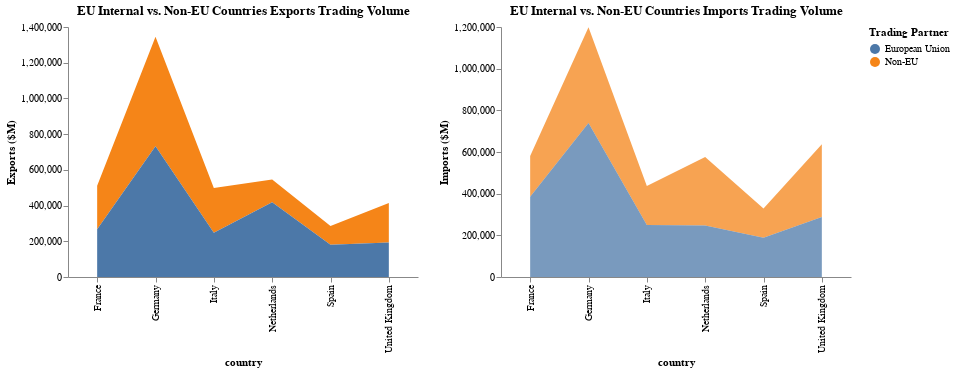

This figure's notebook cell:
### Code cell
my_altair.get_eu_section_1()

### Figure 1 — Vega-Lite specification as saved in the notebook (floating-point values rounded to 4 significant figures)
{"config": {"view": {"continuousWidth": 400, "continuousHeight": 300, "strokeWidth": 0}, "axis": {"grid": false}}, "hconcat": [{"mark": {"type": "area", "opacity": 1}, "encoding": {"color": {"field": "Trading Partner", "type": "nominal"}, "order": {"field": "Trading Partner", "sort": "ascending", "type": "nominal"}, "tooltip": {"field": "Exports ($M)", "format": "$,.0f", "type": "quantitative"}, "x": {"field": "country", "type": "nominal"}, "y": {"field": "Exports ($M)", "type": "quantitative"}}, "height": 250, "resolve": {"scale": {"y": "independent"}}, "selection": {"Year": {"type": "single", "bind": {"input": "range", "max": 2020, "min": 2014, "step": 1}, "fields": ["year"], "init": {"year": 2020}}}, "title": "EU Internal vs. Non-EU Countries Exports Trading Volume", "transform": [{"filter": {"selection": "Year"}}], "width": 350}, {"mark": {"type": "area", "opacity": 0.75}, "encoding": {"color": {"field": "Trading Partner", "type": "nominal"}, "order": {"field": "Trading Partner", "sort": "ascending", "type": "nominal"}, "tooltip": {"field": "Imports ($M)", "format": "$,.0f", "type": "quantitative"}, "x": {"field": "country", "type": "nominal"}, "y": {"field": "Imports ($M)", "type": "quantitative"}}, "height": 250, "resolve": {"scale": {"y": "independent"}}, "selection": {"Year": {"type": "single", "bind": {"input": "range", "max": 2020, "min": 2014, "step": 1}, "fields": ["year"], "init": {"year": 2020}}}, "title": "EU Internal vs. Non-EU Countries Imports Trading Volume", "transform": [{"filter": {"selection": "Year"}}], "width": 350}], "data": {"name": "data-3bafc5e486d8c52fbcc9be5fa9fa1fbf"}, "$schema": "https://vega.github.io/schema/vega-lite/v4.17.0.json", "datasets": {"data-3bafc5e486d8c52fbcc9be5fa9fa1fbf": [{"index": 0, "country": "France", "year": 2014, "Total Trade ($M)": 506000.0, "Exports ($M)": 271700.0, "Imports ($M)": 234300.0, "Trading Partner": "Non-EU"}, {"index": 33, "country": "Spain", "year": 2019, "Total Trade ($M)": 280200.0, "Exports ($M)": 113600.0, "Imports ($M)": 166600.0, "Trading Partner": "Non-EU"}, {"index": 24, "country": "Netherlands", "year": 2017, "Total Trade ($M)": 436300.0, "Exports ($M)": 121000.0, "Imports ($M)": 315400.0, "Trading Partner": "Non-EU"}, {"index": 25, "country": "Netherlands", "year": 2018, "Total Trade ($M)": 495400.0, "Exports ($M)": 138700.0, "Imports ($M)": 356800.0, "Trading Partner": "Non-EU"}, {"index": 26, "country": "Netherlands", "year": 2019, "Total Trade ($M)": 489600.0, "Exports ($M)": 135900.0, "Imports ($M)": 353700.0, "Trading Partner": "Non-EU"}, {"index": 27, "country": "Netherlands", "year": 2020, "Total Trade ($M)": 456000.0, "Exports ($M)": 126900.0, "Imports ($M)": 329000.0, "Trading Partner": "Non-EU"}, {"index": 28, "country": "Spain", "year": 2014, "Total Trade ($M)": 276300.0, "Exports ($M)": 114300.0, "Imports ($M)": 162100.0, "Trading Partner": "Non-EU"}, {"index": 29, "country": "Spain", "year": 2015, "Total Trade ($M)": 233900.0, "Exports ($M)": 102000.0, "Imports ($M)": 131900.0, "Trading Partner": "Non-EU"}, {"index": 30, "country": "Spain", "year": 2016, "Total Trade ($M)": 229200.0, "Exports ($M)": 100600.0, "Imports ($M)": 128700.0, "Trading Partner": "Non-EU"}, {"index": 32, "country": "Spain", "year": 2018, "Total Trade ($M)": 290700.0, "Exports ($M)": 117100.0, "Imports ($M)": 173600.0, "Trading Partner": "Non-EU"}, {"index": 34, "country": "Spain", "year": 2020, "Total Trade ($M)": 245500.0, "Exports ($M)": 105100.0, "Imports ($M)": 140400.0, "Trading Partner": "Non-EU"}, {"index": 22, "country": "Netherlands", "year": 2015, "Total Trade ($M)": 396300.0, "Exports ($M)": 112200.0, "Imports ($M)": 284200.0, "Trading Partner": "Non-EU"}, {"index": 35, "country": "United Kingdom", "year": 2014, "Total Trade ($M)": 604800.0, "Exports ($M)": 272500.0, "Imports ($M)": 332300.0, "Trading Partner": "Non-EU"}, {"index": 36, "country": "United Kingdom", "year": 2015, "Total Trade ($M)": 558900.0, "Exports ($M)": 252500.0, "Imports ($M)": 306400.0, "Trading Partner": "Non-EU"}, {"index": 37, "country": "United Kingdom", "year": 2016, "Total Trade ($M)": 552100.0, "Exports ($M)": 221300.0, "Imports ($M)": 330800.0, "Trading Partner": "Non-EU"}, {"index": 38, "country": "United Kingdom", "year": 2017, "Total Trade ($M)": 564400.0, "Exports ($M)": 239000.0, "Imports ($M)": 325500.0, "Trading Partner": "Non-EU"}, {"index": 39, "country": "United Kingdom", "year": 2018, "Total Trade ($M)": 609700.0, "Exports ($M)": 276300.0, "Imports ($M)": 333400.0, "Trading Partner": "Non-EU"}, {"index": 40, "country": "United Kingdom", "year": 2019, "Total Trade ($M)": 622900.0, "Exports ($M)": 258600.0, "Imports ($M)": 364300.0, "Trading Partner": "Non-EU"}, {"index": 41, "country": "United Kingdom", "year": 2020, "Total Trade ($M)": 569800.0, "Exports ($M)": 221100.0, "Imports ($M)": 348600.0, "Trading Partner": "Non-EU"}, {"index": 1, "country": "France", "year": 2015, "Total Trade ($M)": 440100.0, "Exports ($M)": 246300.0, "Imports ($M)": 193800.0, "Trading Partner": "Non-EU"}, {"index": 23, "country": "Netherlands", "year": 2016, "Total Trade ($M)": 379000.0, "Exports ($M)": 107800.0, "Imports ($M)": 271300.0, "Trading Partner": "Non-EU"}, {"index": 31, "country": "Spain", "year": 2017, "Total Trade ($M)": 263600.0, "Exports ($M)": 111200.0, "Imports ($M)": 152400.0, "Trading Partner": "Non-EU"}, {"index": 21, "country": "Netherlands", "year": 2014, "Total Trade ($M)": 460600.0, "Exports ($M)": 133400.0, "Imports ($M)": 327200.0, "Trading Partner": "Non-EU"}, {"index": 11, "country": "Germany", "year": 2018, "Total Trade ($M)": 1179000.0, "Exports ($M)": 682300.0, "Imports ($M)": 497000.0, "Trading Partner": "Non-EU"}, {"index": 20, "country": "Italy", "year": 2020, "Total Trade ($M)": 439200.0, "Exports ($M)": 251300.0, "Imports ($M)": 188000.0, "Trading Partner": "Non-EU"}, {"index": 3, "country": "France", "year": 2017, "Total Trade ($M)": 476600.0, "Exports ($M)": 268800.0, "Imports ($M)": 207800.0, "Trading Partner": "Non-EU"}, {"index": 4, "country": "France", "year": 2018, "Total Trade ($M)": 521600.0, "Exports ($M)": 286800.0, "Imports ($M)": 234800.0, "Trading Partner": "Non-EU"}, {"index": 5, "country": "France", "year": 2019, "Total Trade ($M)": 524200.0, "Exports ($M)": 292800.0, "Imports ($M)": 231500.0, "Trading Partner": "Non-EU"}, {"index": 6, "country": "France", "year": 2020, "Total Trade ($M)": 438700.0, "Exports ($M)": 242800.0, "Imports ($M)": 196000.0, "Trading Partner": "Non-EU"}, {"index": 7, "country": "Germany", "year": 2014, "Total Trade ($M)": 1152000.0, "Exports ($M)": 683500.0, "Imports ($M)": 468200.0, "Trading Partner": "Non-EU"}, {"index": 8, "country": "Germany", "year": 2015, "Total Trade ($M)": 1021000.0, "Exports ($M)": 611500.0, "Imports ($M)": 409700.0, "Trading Partner": "Non-EU"}, {"index": 9, "country": "Germany", "year": 2016, "Total Trade ($M)": 1000000.0, "Exports ($M)": 592700.0, "Imports ($M)": 407300.0, "Trading Partner": "Non-EU"}, {"index": 10, "country": "Germany", "year": 2017, "Total Trade ($M)": 1083000.0, "Exports ($M)": 633700.0, "Imports ($M)": 449800.0, "Trading Partner": "Non-EU"}, {"index": 2, "country": "France", "year": 2016, "Total Trade ($M)": 432900.0, "Exports ($M)": 244300.0, "Imports ($M)": 188500.0, "Trading Partner": "Non-EU"}, {"index": 12, "country": "Germany", "year": 2019, "Total Trade ($M)": 1143000.0, "Exports ($M)": 663100.0, "Imports ($M)": 480000.0, "Trading Partner": "Non-EU"}, {"index": 16, "country": "Italy", "year": 2016, "Total Trade ($M)": 416300.0, "Exports ($M)": 237400.0, "Imports ($M)": 178800.0, "Trading Partner": "Non-EU"}, {"index": 18, "country": "Italy", "year": 2018, "Total Trade ($M)": 510900.0, "Exports ($M)": 281000.0, "Imports ($M)": 229900.0, "Trading Partner": "Non-EU"}, {"index": 17, "country": "Italy", "year": 2017, "Total Trade ($M)": 464300.0, "Exports ($M)": 262700.0, "Imports ($M)": 201600.0, "Trading Partner": "Non-EU"}, {"index": 19, "country": "Italy", "year": 2019, "Total Trade ($M)": 493800.0, "Exports ($M)": 279200.0, "Imports ($M)": 214600.0, "Trading Partner": "Non-EU"}, {"index": 15, "country": "Italy", "year": 2015, "Total Trade ($M)": 429900.0, "Exports ($M)": 240300.0, "Imports ($M)": 189600.0, "Trading Partner": "Non-EU"}, {"index": 14, "country": "Italy", "year": 2014, "Total Trade ($M)": 491800.0, "Exports ($M)": 267100.0, "Imports ($M)": 224700.0, "Trading Partner": "Non-EU"}, {"index": 13, "country": "Germany", "year": 2020, "Total Trade ($M)": 1071000.0, "Exports ($M)": 612700.0, "Imports ($M)": 458500.0, "Trading Partner": "Non-EU"}, {"index": 19959, "country": "Spain", "year": 2017, "Total Trade ($M)": 374000.0, "Exports ($M)": 178000.0, "Imports ($M)": 196100.0, "Trading Partner": "European Union"}, {"index": 14888, "country": "Netherlands", "year": 2016, "Total Trade ($M)": 570900.0, "Exports ($M)": 363100.0, "Imports ($M)": 207800.0, "Trading Partner": "European Union"}, {"index": 15067, "country": "Netherlands", "year": 2017, "Total Trade ($M)": 647500.0, "Exports ($M)": 413200.0, "Imports ($M)": 234300.0, "Trading Partner": "European Union"}, {"index": 15246, "country": "Netherlands", "year": 2018, "Total Trade ($M)": 720900.0, "Exports ($M)": 462200.0, "Imports ($M)": 258700.0, "Trading Partner": "European Union"}, {"index": 15425, "country": "Netherlands", "year": 2019, "Total Trade ($M)": 696000.0, "Exports ($M)": 440300.0, "Imports ($M)": 255600.0, "Trading Partner": "European Union"}, {"index": 15603, "country": "Netherlands", "year": 2020, "Total Trade ($M)": 666300.0, "Exports ($M)": 419300.0, "Imports ($M)": 247000.0, "Trading Partner": "European Union"}, {"index": 19422, "country": "Spain", "year": 2014, "Total Trade ($M)": 395900.0, "Exports ($M)": 190400.0, "Imports ($M)": 205600.0, "Trading Partner": "European Union"}, {"index": 19602, "country": "Spain", "year": 2015, "Total Trade ($M)": 324500.0, "Exports ($M)": 150400.0, "Imports ($M)": 174100.0, "Trading Partner": "European Union"}, {"index": 19782, "country": "Spain", "year": 2016, "Total Trade ($M)": 337000.0, "Exports ($M)": 158200.0, "Imports ($M)": 178700.0, "Trading Partner": "European Union"}, {"index": 21901, "country": "United Kingdom", "year": 2014, "Total Trade ($M)": 601100.0, "Exports ($M)": 240300.0, "Imports ($M)": 360800.0, "Trading Partner": "European Union"}, {"index": 20138, "country": "Spain", "year": 2018, "Total Trade ($M)": 407400.0, "Exports ($M)": 193800.0, "Imports ($M)": 213600.0, "Trading Partner": "European Union"}, {"index": 20317, "country": "Spain", "year": 2019, "Total Trade ($M)": 394100.0, "Exports ($M)": 190500.0, "Imports ($M)": 203700.0, "Trading Partner": "European Union"}, {"index": 20496, "country": "Spain", "year": 2020, "Total Trade ($M)": 369100.0, "Exports ($M)": 180800.0, "Imports ($M)": 188300.0, "Trading Partner": "European Union"}, {"index": 14528, "country": "Netherlands", "year": 2014, "Total Trade ($M)": 758600.0, "Exports ($M)": 488900.0, "Imports ($M)": 269700.0, "Trading Partner": "European Union"}, {"index": 22081, "country": "United Kingdom", "year": 2015, "Total Trade ($M)": 538700.0, "Exports ($M)": 204700.0, "Imports ($M)": 334000.0, "Trading Partner": "European Union"}, {"index": 22261, "country": "United Kingdom", "year": 2016, "Total Trade ($M)": 519200.0, "Exports ($M)": 199600.0, "Imports ($M)": 319600.0, "Trading Partner": "European Union"}, {"index": 22439, "country": "United Kingdom", "year": 2017, "Total Trade ($M)": 547700.0, "Exports ($M)": 216400.0, "Imports ($M)": 331300.0, "Trading Partner": "European Union"}, {"index": 22617, "country": "United Kingdom", "year": 2018, "Total Trade ($M)": 585900.0, "Exports ($M)": 232300.0, "Imports ($M)": 353700.0, "Trading Partner": "European Union"}, {"index": 22795, "country": "United Kingdom", "year": 2019, "Total Trade ($M)": 560200.0, "Exports ($M)": 217600.0, "Imports ($M)": 342700.0, "Trading Partner": "European Union"}, {"index": 14708, "country": "Netherlands", "year": 2015, "Total Trade ($M)": 570700.0, "Exports ($M)": 362400.0, "Imports ($M)": 208300.0, "Trading Partner": "European Union"}, {"index": 4964, "country": "France", "year": 2014, "Total Trade ($M)": 813200.0, "Exports ($M)": 355400.0, "Imports ($M)": 457800.0, "Trading Partner": "European Union"}, {"index": 11948, "country": "Italy", "year": 2020, "Total Trade ($M)": 496300.0, "Exports ($M)": 247100.0, "Imports ($M)": 249200.0, "Trading Partner": "European Union"}, {"index": 6577, "country": "Germany", "year": 2016, "Total Trade ($M)": 1333000.0, "Exports ($M)": 677100.0, "Imports ($M)": 656400.0, "Trading Partner": "European Union"}, {"index": 5144, "country": "France", "year": 2015, "Total Trade ($M)": 636300.0, "Exports ($M)": 267800.0, "Imports ($M)": 368500.0, "Trading Partner": "European Union"}, {"index": 5324, "country": "France", "year": 2016, "Total Trade ($M)": 640000.0, "Exports ($M)": 268500.0, "Imports ($M)": 371500.0, "Trading Partner": "European Union"}, {"index": 5503, "country": "France", "year": 2017, "Total Trade ($M)": 694500.0, "Exports ($M)": 291000.0, "Imports ($M)": 403500.0, "Trading Partner": "European Union"}, {"index": 5682, "country": "France", "year": 2018, "Total Trade ($M)": 744600.0, "Exports ($M)": 308200.0, "Imports ($M)": 436400.0, "Trading Partner": "European Union"}, {"index": 5861, "country": "France", "year": 2019, "Total Trade ($M)": 719200.0, "Exports ($M)": 302000.0, "Imports ($M)": 417200.0, "Trading Partner": "European Union"}, {"index": 6039, "country": "France", "year": 2020, "Total Trade ($M)": 652700.0, "Exports ($M)": 268000.0, "Imports ($M)": 384700.0, "Trading Partner": "European Union"}, {"index": 6217, "country": "Germany", "year": 2014, "Total Trade ($M)": 1633000.0, "Exports ($M)": 842600.0, "Imports ($M)": 790400.0, "Trading Partner": "European Union"}, {"index": 6397, "country": "Germany", "year": 2015, "Total Trade ($M)": 1299000.0, "Exports ($M)": 654700.0, "Imports ($M)": 644700.0, "Trading Partner": "European Union"}, {"index": 6756, "country": "Germany", "year": 2017, "Total Trade ($M)": 1471000.0, "Exports ($M)": 747500.0, "Imports ($M)": 723800.0, "Trading Partner": "European Union"}, {"index": 11770, "country": "Italy", "year": 2019, "Total Trade ($M)": 530400.0, "Exports ($M)": 260300.0, "Imports ($M)": 270100.0, "Trading Partner": "European Union"}, {"index": 6935, "country": "Germany", "year": 2018, "Total Trade ($M)": 1628000.0, "Exports ($M)": 822400.0, "Imports ($M)": 805300.0, "Trading Partner": "European Union"}, {"index": 7114, "country": "Germany", "year": 2019, "Total Trade ($M)": 1556000.0, "Exports ($M)": 778000.0, "Imports ($M)": 778300.0, "Trading Partner": "European Union"}, {"index": 7293, "country": "Germany", "year": 2020, "Total Trade ($M)": 1472000.0, "Exports ($M)": 732400.0, "Imports ($M)": 739700.0, "Trading Partner": "European Union"}, {"index": 10878, "country": "Italy", "year": 2014, "Total Trade ($M)": 545300.0, "Exports ($M)": 275000.0, "Imports ($M)": 270300.0, "Trading Partner": "European Union"}, {"index": 11058, "country": "Italy", "year": 2015, "Total Trade ($M)": 443500.0, "Exports ($M)": 214900.0, "Imports ($M)": 228600.0, "Trading Partner": "European Union"}, {"index": 11238, "country": "Italy", "year": 2016, "Total Trade ($M)": 456400.0, "Exports ($M)": 222000.0, "Imports ($M)": 234400.0, "Trading Partner": "European Union"}, {"index": 11417, "country": "Italy", "year": 2017, "Total Trade ($M)": 504900.0, "Exports ($M)": 245400.0, "Imports ($M)": 259500.0, "Trading Partner": "European Union"}, {"index": 11592, "country": "Italy", "year": 2018, "Total Trade ($M)": 555200.0, "Exports ($M)": 272600.0, "Imports ($M)": 282600.0, "Trading Partner": "European Union"}, {"index": 22973, "country": "United Kingdom", "year": 2020, "Total Trade ($M)": 481200.0, "Exports ($M)": 192900.0, "Imports ($M)": 288300.0, "Trading Partner": "European Union"}]}}
